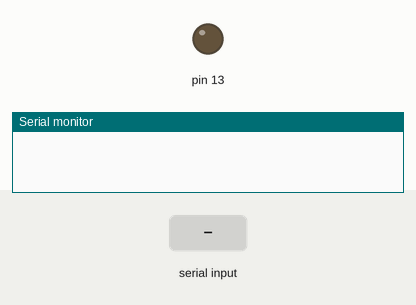
Simulated run of this sketch. Board: Arduino Uno, built with avr-gcc and run on an emulated ATmega328P. Shown: output pins drawn as LEDs (lit = HIGH), the last lines printed to the serial monitor. The inputs (shaded band) are chosen by the test bench.

Above: at 1.2 s.
1.3 s: "1" received over Serial
At 1.8 s:
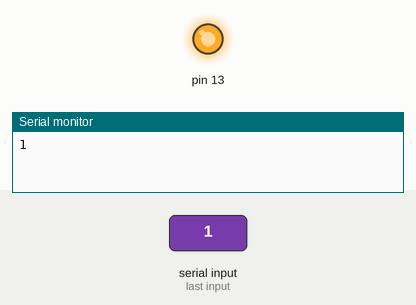
2.8 s: "0" received over Serial
At 4.1 s:
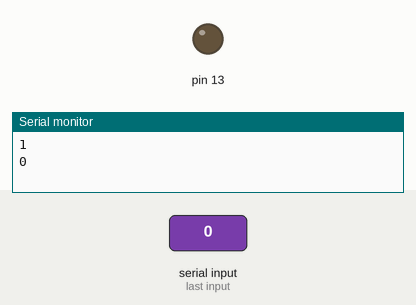
Timing chart, 0 to 5.8 s (numbered marks = the images above; inputs shaded):
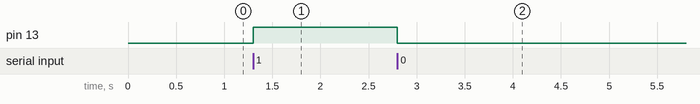

The sketch:

bluetooth_blinkled.ino
```cpp
char Incoming_value = 0;

void setup()
{
  Serial.begin(9600);
  pinMode(13, OUTPUT);
}

void loop()
{
  if(Serial.available() > 0)
  {
    Incoming_value = Serial.read();
    Serial.println(Incoming_value);
    if(Incoming_value == '1')
      digitalWrite(13, HIGH);
    else if(Incoming_value == '0')
      digitalWrite(13, LOW);
  }
}
```

Measured:
- after the input at 1.3 s, pin 13: LOW → HIGH at once
- after the input at 2.8 s, pin 13: HIGH → LOW at once
